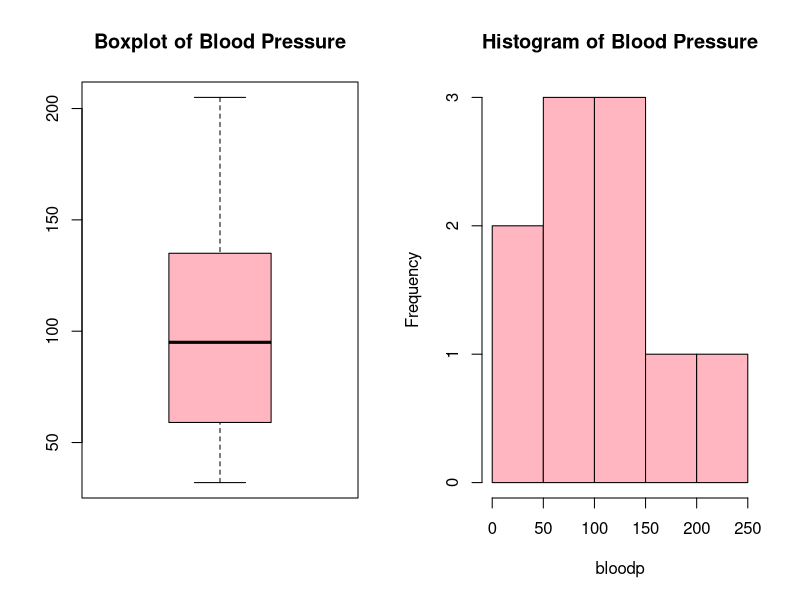
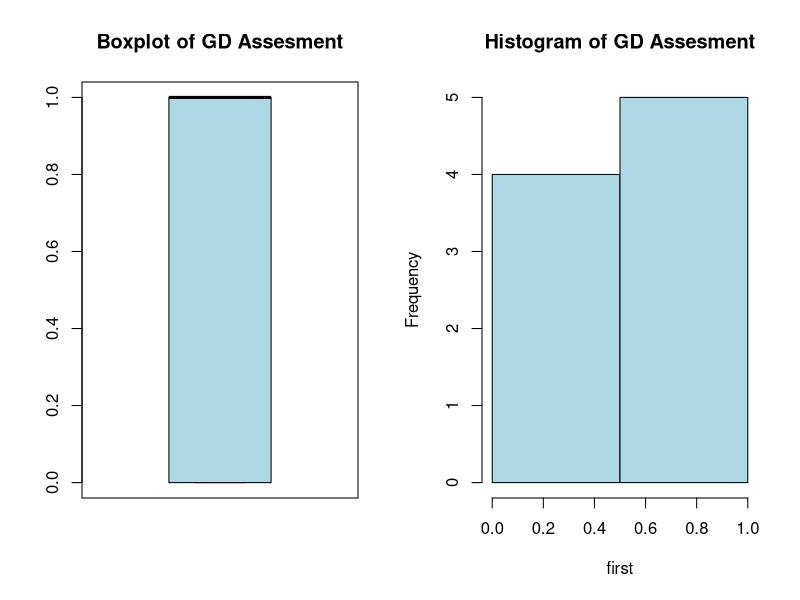
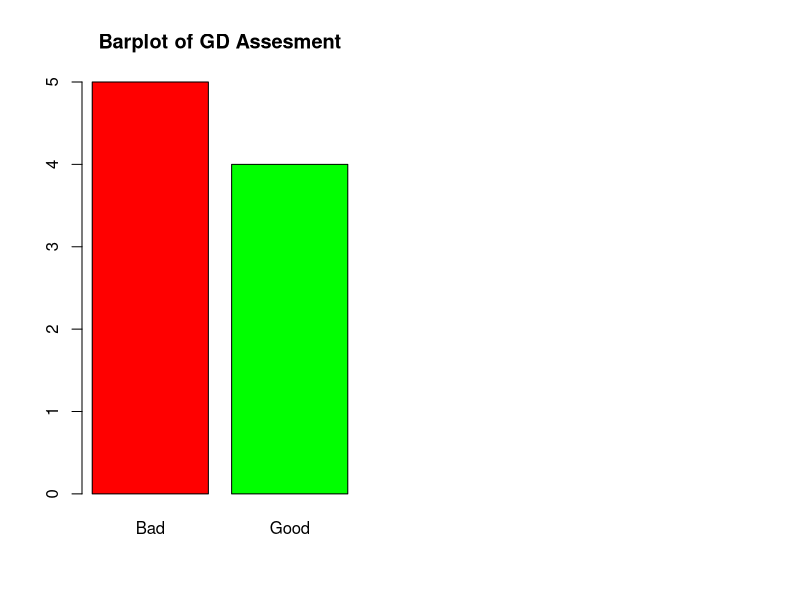

Generate these figures, in order, with R:
Freq <- c(0.6, 0.3, 0.4, 0.4, 0.2, 0.6, 0.3, 0.4, 0.9, 0.2)

bloodp <- c(103, 87, 32, 42, 59, 109, 78, 205, 135, 176)

first <- c(1,1,1,1,0,0,0,0,NA,1)

second <- c(0,0,1,1,0,0,1,1,1,1)

finaldecision <- c(0,1,0,1,0,1,0,1,1,1)

medical.df <- data.frame(Freq, bloodp, first, second, finaldecision)
medical.df

par(mfrow = c(1,2))
boxplot(bloodp, data=medical.df, main="Boxplot of Blood Pressure", col="lightpink")
hist(bloodp, main="Histogram of Blood Pressure", col="lightpink")


boxplot(first, main="Boxplot of GD Assesment", col="lightblue")
hist(first, breaks=2, main="Histogram of GD Assesment", col="lightblue")


first1 <- c("Bad", "Bad", "Bad", "Bad", "Good", "Good", "Good", "Good", NA, "Bad")
first1 <- table(first1)
barplot(first1, main="Barplot of GD Assesment", col=c("red", "green"))
